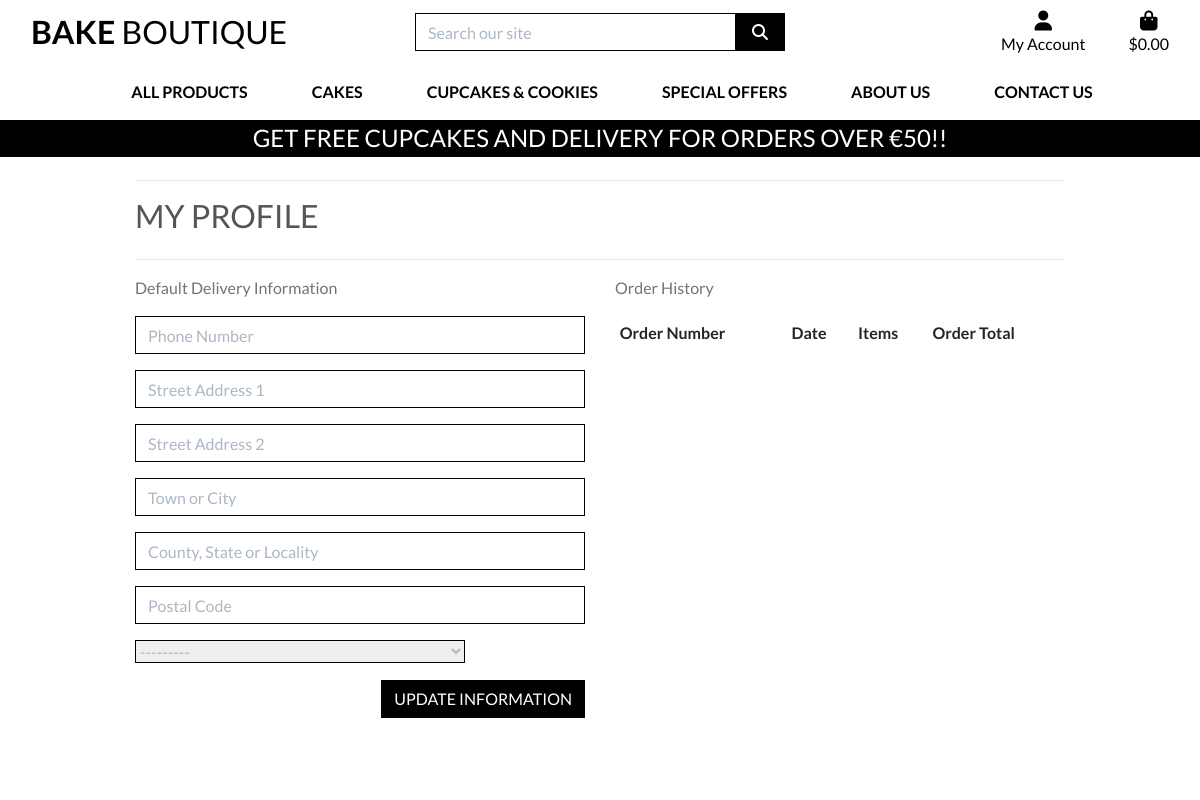
The page /profile/ (signed in) on the database as committed earlier.
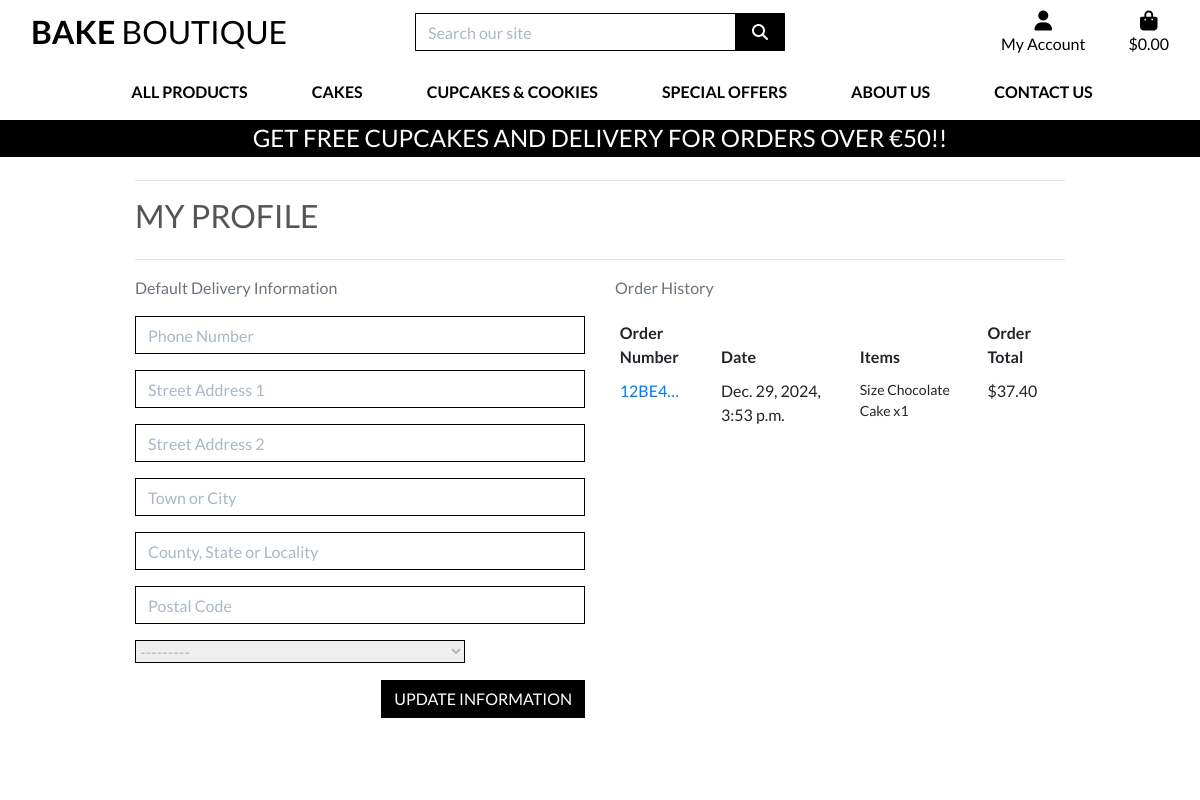
The same page on the database as committed later.
### checkout/models.py (models this page shows, shortened)
class Order(models.Model):
    order_number = models.CharField(max_length=32, null=False, editable=False)
    user_profile = models.ForeignKey(UserProfile, on_delete=models.SET_NULL,
                                     null=True, blank=True, related_name='orders')
    full_name = models.CharField(max_length=50, null=False, blank=False)
    email = models.EmailField(max_length=254, null=False, blank=False)
    phone_number = models.CharField(max_length=20, null=False, blank=False)
    country = CountryField(blank_label='Country *', null=False, blank=False)
    postcode = models.CharField(max_length=20, null=True, blank=True)
    town_or_city = models.CharField(max_length=40, null=False, blank=False)
    street_address1 = models.CharField(max_length=80, null=False, blank=False)
    street_address2 = models.CharField(max_length=80, null=True, blank=True)
    county = models.CharField(max_length=80, null=True, blank=True)
    date = models.DateTimeField(auto_now_add=True)
    delivery_cost = models.DecimalField(max_digits=6, decimal_places=2, null=False, default=0)
    order_total = models.DecimalField(max_digits=10, decimal_places=2, null=False, default=0)
    grand_total = models.DecimalField(max_digits=10, decimal_places=2, null=False, default=0)
    original_bag = models.TextField(null=False, blank=False, default='')
    stripe_pid = models.CharField(max_length=254, null=False, blank=False, default='')

class OrderLineItem(models.Model):
    order = models.ForeignKey(Order, null=False, blank=False, on_delete=models.CASCADE, related_name='lineitems')
    product = models.ForeignKey(Product, null=False, blank=False, on_delete=models.CASCADE)
    product_size = models.CharField(max_length=2, null=True, blank=True) # XS, S, M, L, XL
    quantity = models.IntegerField(null=False, blank=False, default=0)
    lineitem_total = models.DecimalField(max_digits=6, decimal_places=2, null=False, blank=False, editable=False)

### products/models.py (models this page shows, shortened)
class Product(models.Model):
    category = models.ForeignKey('Category', null=True, blank=True, on_delete=models.SET_NULL)
    sku = models.CharField(max_length=254, null=True, blank=True)
    name = models.CharField(max_length=254)
    description = models.TextField()
    has_sizes = models.BooleanField(default=False, null=True, blank=True)
    price = models.DecimalField(max_digits=6, decimal_places=2)
    rating = models.DecimalField(max_digits=6, decimal_places=2, null=True, blank=True)
    image_url = models.URLField(max_length=1024, null=True, blank=True)
    image = models.ImageField(null=True, blank=True)

### profiles/views.py (the view)
# urls.py: path('profile/', include('profiles.urls')),
def profile(request):
    profile = get_object_or_404(UserProfile, user=request.user)
    if request.method == 'POST':
        form = UserProfileForm(request.POST, instance=profile)
        if form.is_valid():
            form.save()
            messages.success(request, 'Profile updated successfully')
        else:
            messages.error(request, 'Update failed. Please ensure the form is valid.')
    else:
        form = UserProfileForm(instance=profile)
    orders = profile.orders.all()
    template = 'profiles/profile.html'
    context = {
        'form': form,
        'orders': orders,
        'on_profile_page': True
    }
    return render(request, template, context)

### profiles/forms.py
class UserProfileForm(forms.ModelForm):
    class Meta:
        model = UserProfile
        exclude = ('user',)
    def __init__(self, *args, **kwargs):
        super().__init__(*args, **kwargs)
        placeholders = {
            'default_phone_number': 'Phone Number',
            'default_postcode': 'Postal Code',
            'default_town_or_city': 'Town or City',
            'default_street_address1': 'Street Address 1',
            'default_street_address2': 'Street Address 2',
            'default_county': 'County, State or Locality',
        }
        self.fields['default_phone_number'].widget.attrs['autofocus'] = True
        for field in self.fields:
            if field != 'default_country':
                if self.fields[field].required:
                    placeholder = f'{placeholders[field]} *'
                else:
                    placeholder = placeholders[field]
                self.fields[field].widget.attrs['placeholder'] = placeholder
            self.fields[field].widget.attrs['class'] = 'border-black rounded-0 profile-form-input'
            self.fields[field].label = False

### profiles/templates/profiles/profile.html (shortened to what this page needs)
{% extends "base.html" %}
{% load static %}
{% block extra_css %}
    <link rel="stylesheet" href="{% static 'profiles/css/profile.css' %}">
{% endblock %}
{% block page_header %}
    <div class="container header-container">
    </div>
{% endblock %}
{% block content %}
    <div class="overlay"></div>
    <div class="container">
        <div class="row">
            <div class="col">
                <hr>
                <h2 class="logo-font mb-4">My Profile</h2>
                <hr>
            </div>
        </div>
        <div class="row">
            <div class="col-12 col-lg-6">
                <p class="text-muted">Default Delivery Information</p>
                <form class="mt-3" action="{% url 'profile' %}" method="POST" id="profile-update-form">
                    {{ form|crispy }}
                    <button class="btn btn-black rounded-0 text-uppercase float-right">Update Information</button>
                </form>
            </div>
            <div class="col-12 col-lg-6">
                <p class="text-muted">Order History</p>
                <div class="order-history table-responsive">
                    <table class="table table-sm table-borderless">
                        <thead>
                            <tr>
                                <th>Order Number</th>
                                <th>Date</th>
                                <th>Items</th>
                                <th>Order Total</th>
                            </tr>
                        </thead>
                        <tbody>
                            {% for order in orders %}
                                <tr>
                                    <td>
                                        <a href="{% url 'order_history' order.order_number %}"
                                        title="{{ order.order_number }}">
                                            {{ order.order_number|truncatechars:6 }}
                                        </a>
                                    </td>
                                    <td>{{ order.date }}</td>
                                    <td>
                                        <ul class="list-unstyled">
                                            {% for item in order.lineitems.all %}
                                                <li class="small">
                                                    {% if item.product.has_sizes %}
                                                        Size {{ item.product.size|upper }}
                                                    {% endif %}{{ item.product.name }} x{{ item.quantity }}
                                                </li>
                                            {% endfor %}
                                        </ul>
                                    </td>
                                    <td>${{ order.grand_total }}</td>
                                </tr>
                            {% endfor %}
                        </tbody>
                    </table>
                </div>
            </div>
        </div>
{% endblock %}

Rows that differ between the two databases and show on the page:
added Order: order_number "12BE4…", date "Dec. 29, 2024, 3:53 p.m.", grand_total "37.40"
added OrderLineItem: product.name "Chocolate Cake", quantity "1"
